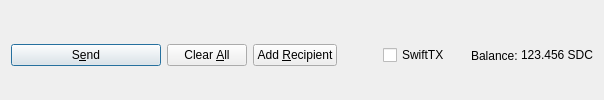
         <widget class="QFrame" name="frame_Send">
          <layout class="QHBoxLayout" name="horizontalLayout">
           <property name="bottomMargin">
            <number>0</number>
           </property>
           <item>
            <widget class="QPushButton" name="sendButton">
             <property name="minimumSize">
              <size>
               <width>150</width>
               <height>0</height>
              </size>
             </property>
             <property name="toolTip">
              <string>Confirm the send action</string>
             </property>
             <property name="text">
              <string>S&amp;end</string>
             </property>
             <property name="icon">
              <iconset resource="../sharedexcoin.qrc">
               <normaloff>:/icons/send</normaloff>:/icons/send</iconset>
             </property>
             <property name="autoDefault">
              <bool>false</bool>
             </property>
             <property name="default">
              <bool>true</bool>
             </property>
            </widget>
           </item>
           <item>
            <widget class="QPushButton" name="clearButton">
             <property name="sizePolicy">
              <sizepolicy hsizetype="Minimum" vsizetype="Fixed">
               <horstretch>0</horstretch>
               <verstretch>0</verstretch>
              </sizepolicy>
             </property>
             <property name="toolTip">
              <string>Clear all fields of the form.</string>
             </property>
             <property name="text">
              <string>Clear &amp;All</string>
             </property>
             <property name="icon">
              <iconset resource="../sharedexcoin.qrc">
               <normaloff>:/icons/remove</normaloff>:/icons/remove</iconset>
             </property>
             <property name="autoDefault">
              <bool>false</bool>
             </property>
            </widget>
           </item>
           <item>
            <widget class="QPushButton" name="addButton">
             <property name="toolTip">
              <string>Send to multiple recipients at once</string>
             </property>
             <property name="text">
              <string>Add &amp;Recipient</string>
             </property>
             <property name="icon">
              <iconset resource="../sharedexcoin.qrc">
               <normaloff>:/icons/add</normaloff>:/icons/add</iconset>
             </property>
             <property name="autoDefault">
              <bool>false</bool>
             </property>
            </widget>
           </item>
           <item>
            <spacer name="horizontalSpacer">
             <property name="orientation">
              <enum>Qt::Horizontal</enum>
             </property>
             <property name="sizeHint" stdset="0">
              <size>
               <width>40</width>
               <height>20</height>
              </size>
             </property>
            </spacer>
           </item>
           <item>
            <layout class="QHBoxLayout" name="horizontalLayout_2">
             <property name="spacing">
              <number>3</number>
             </property>
             <item>
              <widget class="QCheckBox" name="checkSwiftTX">
               <property name="enabled">
                <bool>true</bool>
               </property>
               <property name="minimumSize">
                <size>
                 <width>85</width>
                 <height>0</height>
                </size>
               </property>
               <property name="text">
                <string>SwiftTX</string>
               </property>
              </widget>
             </item>
             <item>
              <widget class="QLabel" name="label">
               <property name="text">
                <string>Balance:</string>
               </property>
              </widget>
             </item>
             <item>
              <widget class="QLabel" name="labelBalance">
               <property name="sizePolicy">
                <sizepolicy hsizetype="Preferred" vsizetype="Fixed">
                 <horstretch>0</horstretch>
                 <verstretch>0</verstretch>
                </sizepolicy>
               </property>
               <property name="cursor">
                <cursorShape>IBeamCursor</cursorShape>
               </property>
               <property name="text">
                <string notr="true">123.456 SDC</string>
               </property>
               <property name="textInteractionFlags">
                <set>Qt::LinksAccessibleByMouse|Qt::TextSelectableByKeyboard|Qt::TextSelectableByMouse</set>
               </property>
              </widget>
             </item>
            </layout>
           </item>
          </layout>
         </widget>
